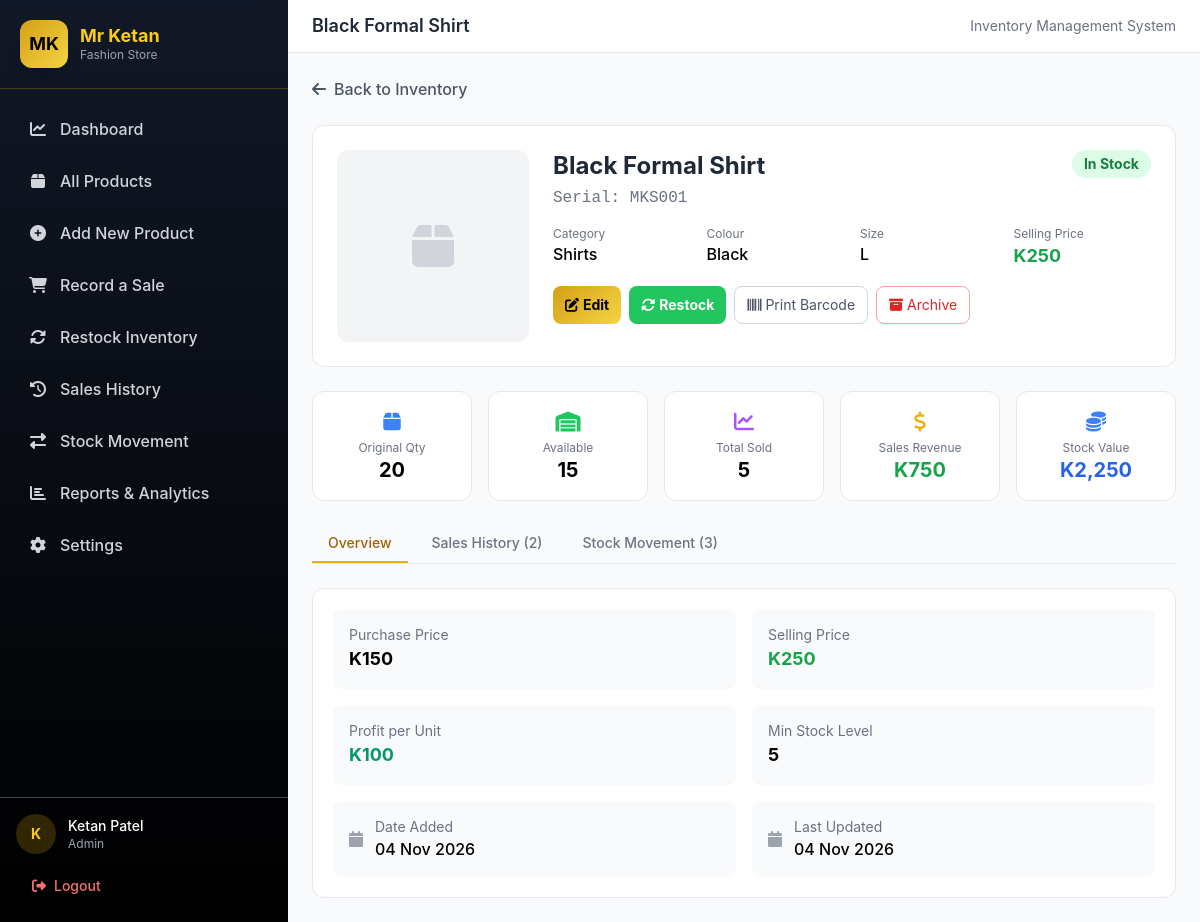
The page /product_detail.php?id=1 (signed in) on the database its author committed.
### tables this page shows
CREATE TABLE products (
    id INT AUTO_INCREMENT PRIMARY KEY,
    serial_number VARCHAR(50) NOT NULL UNIQUE,
    product_name VARCHAR(150) NOT NULL,
    category_id INT NOT NULL,
    colour VARCHAR(50) NOT NULL,
    size VARCHAR(20) NOT NULL,
    original_quantity INT NOT NULL DEFAULT 0,
    current_quantity INT NOT NULL DEFAULT 0,
    total_sold INT NOT NULL DEFAULT 0,
    purchase_price DECIMAL(10,2) NOT NULL DEFAULT 0.00,
    selling_price DECIMAL(10,2) NOT NULL DEFAULT 0.00,
    product_image VARCHAR(255) DEFAULT NULL,
    barcode_image VARCHAR(255) DEFAULT NULL,
    minimum_stock_level INT NOT NULL DEFAULT 5,
    created_at TIMESTAMP DEFAULT CURRENT_TIMESTAMP,
    updated_at TIMESTAMP DEFAULT CURRENT_TIMESTAMP ON UPDATE CURRENT_TIMESTAMP,
    archived_at TIMESTAMP NULL DEFAULT NULL,
    last_restocked_at TIMESTAMP NULL DEFAULT NULL,
    FOREIGN KEY (category_id) REFERENCES categories(id),
    INDEX idx_serial (serial_number),
    INDEX idx_category (category_id),
    INDEX idx_archived (archived_at)
);

CREATE TABLE categories (
    id INT AUTO_INCREMENT PRIMARY KEY,
    category_name VARCHAR(50) NOT NULL UNIQUE,
    description TEXT,
    created_at TIMESTAMP DEFAULT CURRENT_TIMESTAMP
);

CREATE TABLE settings (
    id INT AUTO_INCREMENT PRIMARY KEY,
    setting_key VARCHAR(50) NOT NULL UNIQUE,
    setting_value TEXT,
    INDEX idx_key (setting_key)
);

### includes/functions.php (called while the page is built, shortened)
<?php
require_once __DIR__ . '/../config/database.php';
require_once __DIR__ . '/../config/app.php';
function get_product($pdo, $id) {
    $stmt = $pdo->prepare("SELECT p.*, c.category_name FROM products p
                           LEFT JOIN categories c ON p.category_id = c.id
                           WHERE p.id = ?");
    $stmt->execute([$id]);
    return $stmt->fetch();
}
function get_stock_status($quantity, $low_threshold = 5, $critical_threshold = 2) {
    return ['label' => 'In Stock', 'color' => 'bg-green-100 text-green-700'];
}

### config/app.php (called while the page is built, shortened)
<?php
function e($string) {
    return htmlspecialchars($string, ENT_QUOTES, 'UTF-8');
}
function format_date($datetime) {
    return date('d M Y', strtotime($datetime));
}
function get_setting($pdo, $key, $default = '') {
    $stmt = $pdo->prepare("SELECT setting_value FROM settings WHERE setting_key = ?");
    $stmt->execute([$key]);
    $result = $stmt->fetch();
    return $result ? $result['setting_value'] : $default;
}

### product_detail.php (the view, shortened to what this page needs)
<?php
require_once __DIR__ . '/includes/functions.php';
$id = intval($_GET['id'] ?? 0);
$product = get_product($pdo, $id);
$currency = get_setting($pdo, 'currency', 'K');
$low_threshold = get_setting($pdo, 'low_stock_threshold', 5);
$critical_threshold = get_setting($pdo, 'critical_stock_threshold', 2);
$status = get_stock_status($product['current_quantity'], $low_threshold, $critical_threshold);
$stmt = $pdo->prepare("SELECT s.*, si.quantity, si.subtotal FROM sales s JOIN sale_items si ON s.id = si.sale_id WHERE si.product_id = ? AND s.status = 'completed' ORDER BY s.created_at DESC");
$stmt->execute([$id]);
$product_sales = $stmt->fetchAll();
$total_revenue = array_sum(array_column($product_sales, 'subtotal'));
$stmt = $pdo->prepare("SELECT * FROM stock_movements WHERE product_id = ? ORDER BY created_at DESC");
$stmt->execute([$id]);
$movements = $stmt->fetchAll();
$tab = $_GET['tab'] ?? 'overview';
include __DIR__ . '/includes/header.php';
include __DIR__ . '/includes/sidebar.php';
?>
<div class="space-y-6">
    <a href="<?php echo BASE_URL; ?>products.php" class="inline-flex items-center gap-2 text-gray-600 hover:text-gray-800 font-medium">
        <i class="fas fa-arrow-left"></i> Back to Inventory
    </a>
    <div class="bg-white rounded-xl border border-gray-200 p-6">
        <div class="flex flex-col md:flex-row gap-6">
            <div class="w-full md:w-48 h-48 bg-gray-100 rounded-xl flex items-center justify-center flex-shrink-0">
                <?php if ($product['product_image']): ?>
                    <img src="<?php echo BASE_URL . 'uploads/products/' . e($product['product_image']); ?>" class="w-full h-full object-cover rounded-xl">
                <?php else: ?>
                    <i class="fas fa-box text-5xl text-gray-300"></i>
                <?php endif; ?>
            </div>
            <div class="flex-1">
                <div class="flex items-start justify-between">
                    <div>
                        <h1 class="text-2xl font-bold text-gray-800"><?php echo e($product['product_name']); ?></h1>
                        <p class="text-gray-500 font-mono mt-1">Serial: <?php echo e($product['serial_number']); ?></p>
                    </div>
                    <span class="px-3 py-1 rounded-full text-sm font-bold <?php echo $status['color']; ?>"><?php echo $status['label']; ?></span>
                </div>
                <div class="grid grid-cols-2 md:grid-cols-4 gap-4 mt-4">
                    <div><p class="text-xs text-gray-500">Category</p><p class="font-medium"><?php echo e($product['category_name']); ?></p></div>
                    <div><p class="text-xs text-gray-500">Colour</p><p class="font-medium"><?php echo e($product['colour']); ?></p></div>
                    <div><p class="text-xs text-gray-500">Size</p><p class="font-medium"><?php echo e($product['size']); ?></p></div>
                    <div><p class="text-xs text-gray-500">Selling Price</p><p class="font-bold text-green-600 text-lg"><?php echo $currency . number_format($product['selling_price']); ?></p></div>
                </div>
                <div class="flex flex-wrap gap-2 mt-4">
                    <a href="<?php echo BASE_URL; ?>add_product.php?edit=<?php echo $id; ?>" class="flex items-center gap-1 px-3 py-2 btn-gold rounded-lg text-sm"><i class="fas fa-edit"></i> Edit</a>
                    <a href="<?php echo BASE_URL; ?>restock.php?id=<?php echo $id; ?>" class="flex items-center gap-1 px-3 py-2 bg-green-500 text-white font-bold rounded-lg text-sm hover:bg-green-400"><i class="fas fa-sync-alt"></i> Restock</a>
                    <a href="<?php echo BASE_URL; ?>barcode.php?id=<?php echo $id; ?>" target="_blank" class="flex items-center gap-1 px-3 py-2 border border-gray-300 rounded-lg text-sm text-gray-600 hover:bg-gray-50"><i class="fas fa-barcode"></i> Print Barcode</a>
                    <?php if ($_SESSION['role'] === 'admin'): ?>
                    <form method="POST" onsubmit="return confirm('Archive this product?')" class="inline">
                        <button type="submit" name="archive" class="flex items-center gap-1 px-3 py-2 border border-red-300 rounded-lg text-sm text-red-600 hover:bg-red-50"><i class="fas fa-archive"></i> Archive</button>
                    </form>
                    <?php endif; ?>
                </div>
            </div>
        </div>
    </div>
    <div class="grid grid-cols-2 md:grid-cols-5 gap-4">
        <div class="bg-white rounded-xl border border-gray-200 p-4 text-center">
            <i class="fas fa-box text-blue-500 text-xl mb-1"></i>
            <p class="text-xs text-gray-500">Original Qty</p>
            <p class="text-xl font-bold"><?php echo $product['original_quantity']; ?></p>
        </div>
        <div class="bg-white rounded-xl border border-gray-200 p-4 text-center">
            <i class="fas fa-warehouse text-green-500 text-xl mb-1"></i>
            <p class="text-xs text-gray-500">Available</p>
            <p class="text-xl font-bold"><?php echo $product['current_quantity']; ?></p>
        </div>
        <div class="bg-white rounded-xl border border-gray-200 p-4 text-center">
            <i class="fas fa-chart-line text-purple-500 text-xl mb-1"></i>
            <p class="text-xs text-gray-500">Total Sold</p>
            <p class="text-xl font-bold"><?php echo $product['total_sold']; ?></p>
        </div>
        <div class="bg-white rounded-xl border border-gray-200 p-4 text-center">
            <i class="fas fa-dollar-sign text-yellow-500 text-xl mb-1"></i>
            <p class="text-xs text-gray-500">Sales Revenue</p>
            <p class="text-xl font-bold text-green-600"><?php echo $currency . number_format($total_revenue); ?></p>
        </div>
        <div class="bg-white rounded-xl border border-gray-200 p-4 text-center">
            <i class="fas fa-coins text-blue-500 text-xl mb-1"></i>
            <p class="text-xs text-gray-500">Stock Value</p>
            <p class="text-xl font-bold text-blue-600"><?php echo $currency . number_format($product['current_quantity'] * $product['purchase_price']); ?></p>
        </div>
    </div>
    <div class="flex gap-2 border-b border-gray-200">
        <?php foreach (['overview'=>'Overview','sales'=>'Sales History ('.count($product_sales).')','movement'=>'Stock Movement ('.count($movements).')'] as $t => $label): ?>
        <a href="?id=<?php echo $id; ?>&tab=<?php echo $t; ?>"
           class="px-4 py-2 font-medium text-sm border-b-2 <?php echo $tab === $t ? 'border-yellow-500 text-yellow-700' : 'border-transparent text-gray-500 hover:text-gray-700'; ?>">
            <?php echo $label; ?>
        </a>
        <?php endforeach; ?>
    </div>
    <div class="bg-white rounded-xl border border-gray-200 p-5">
        <?php if ($tab === 'overview'): ?>
        <div class="grid grid-cols-1 md:grid-cols-2 gap-4">
            <div class="p-4 bg-gray-50 rounded-lg"><p class="text-sm text-gray-500">Purchase Price</p><p class="text-lg font-bold"><?php echo $currency . number_format($product['purchase_price']); ?></p></div>
            <div class="p-4 bg-gray-50 rounded-lg"><p class="text-sm text-gray-500">Selling Price</p><p class="text-lg font-bold text-green-600"><?php echo $currency . number_format($product['selling_price']); ?></p></div>
            <div class="p-4 bg-gray-50 rounded-lg"><p class="text-sm text-gray-500">Profit per Unit</p><p class="text-lg font-bold text-emerald-600"><?php echo $currency . number_format($product['selling_price'] - $product['purchase_price']); ?></p></div>
            <div class="p-4 bg-gray-50 rounded-lg"><p class="text-sm text-gray-500">Min Stock Level</p><p class="text-lg font-bold"><?php echo $product['minimum_stock_level']; ?></p></div>
            <div class="p-4 bg-gray-50 rounded-lg flex items-center gap-3"><i class="fas fa-calendar text-gray-400"></i><div><p class="text-sm text-gray-500">Date Added</p><p class="font-medium"><?php echo format_date($product['created_at']); ?></p></div></div>
            <div class="p-4 bg-gray-50 rounded-lg flex items-center gap-3"><i class="fas fa-calendar text-gray-400"></i><div><p class="text-sm text-gray-500">Last Updated</p><p class="font-medium"><?php echo format_date($product['updated_at']); ?></p></div></div>
        </div>
        <?php endif; ?>
    </div>
</div>
<?php include __DIR__ . '/includes/footer.php'; ?>

### includes/header.php (style rules this page uses)
:root { --gold: #D4A017; --gold-light: #F5D442; --dark: #1a1a1a; }
body { font-family: 'Inter', -apple-system, BlinkMacSystemFont, sans-serif; }
.btn-gold { background: linear-gradient(135deg, #D4A017, #F5D442); color: #000; font-weight: 700; }

### rows shown on the page
products: product_name "Black Formal Shirt", serial_number "MKS001", category.category_name "Shirts", colour "Black", size "L", selling_price "250", original_quantity "20", current_quantity "15", total_sold "5", $product['current_quantity'] * $product['purchase_price'] "2,250", purchase_price "150", $product['selling_price'] - $product['purchase_price'] "100", minimum_stock_level "5", created_at "04 Nov 2026", updated_at "04 Nov 2026"
settings: setting_value "K"

### other values the page prints
$item[1] "Dashboard"
$item[1] "All Products"
$item[1] "Add New Product"
$item[1] "Record a Sale"
$item[1] "Restock Inventory"
$item[1] "Sales History"
$item[1] "Stock Movement"
$item[1] "Reports & Analytics"
$item[1] "Settings"
substr($user['full_name'] ?? 'U', 0, 1) "K"
$user['full_name'] "Ketan Patel"
$user['role'] "Admin"
$page_title "Black Formal Shirt"
$status['label'] "In Stock"
$total_revenue "750"
